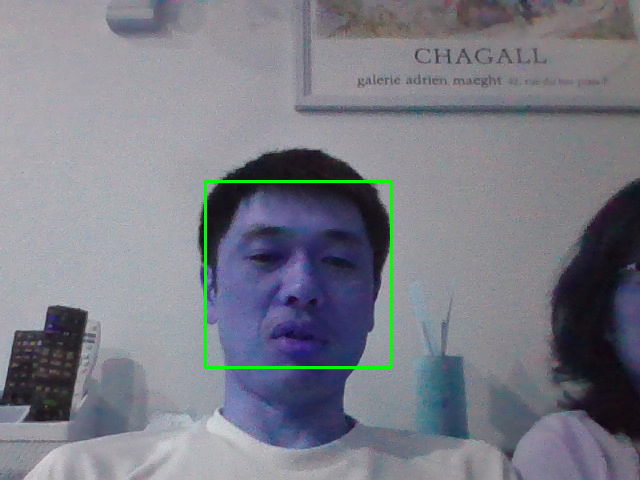
#> input picture tempFace.png, 640 x 480 px
$ python opencv_face_detection.py
#> lines starting #> are read from the running program, lines starting #| are printed output that depends on the picture
#OpenCV の顔認識

import cv2

OBJECT_NAME='tempFace.png'
face_cascade = cv2.CascadeClassifier('C:\ProgramData\Anaconda3\pkgs\libopencv-4.5.1-py37ha0199f4_0\Library\etc\haarcascades\haarcascade_frontalface_default.xml')

if __name__ == '__main__':
  print('start program')

  #f = open(OBJECT_NAME, "rb")
  #img = f.read()
  #f.close()
  img = cv2.imread(OBJECT_NAME)
#> img is the input picture: shape (480, 640, 3); mean B, G, R 134.3, 124.2, 122.4
  gray = cv2.cvtColor(img, cv2.COLOR_BGR2GRAY)
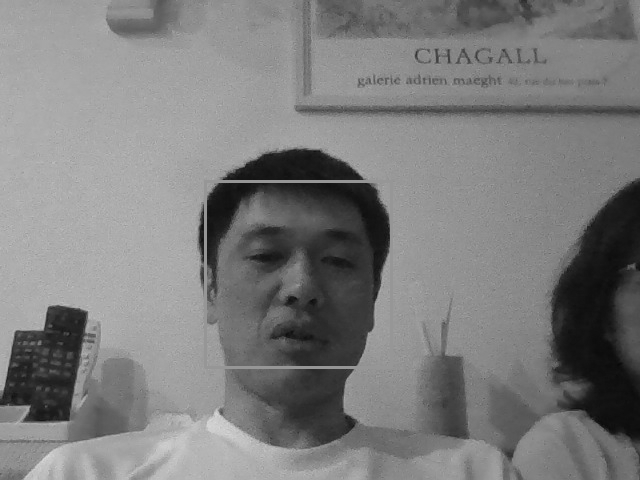
#> gray: shape (480, 640); min 8, max 217, mean 124.8
  faces = face_cascade.detectMultiScale(gray, scaleFactor=1.3, minNeighbors=5)
#> faces = [[205, 182, 185, 185]]
  for x, y, w, h in faces:
    print('x: '+ str(x) +', y:'+ str(y) +', w:'+ str(w) +', h:'+ str(h) +'')
    cv2.rectangle(img, (x, y), (x + w, y + h), (0, 255, 0), 2)
    cv2.imwrite(OBJECT_NAME,img)
#> this loop made 1 pass
#| x: 205, y:182, w:185, h:185
#> pass 1, `cv2.imwrite(OBJECT_NAME,img)`:
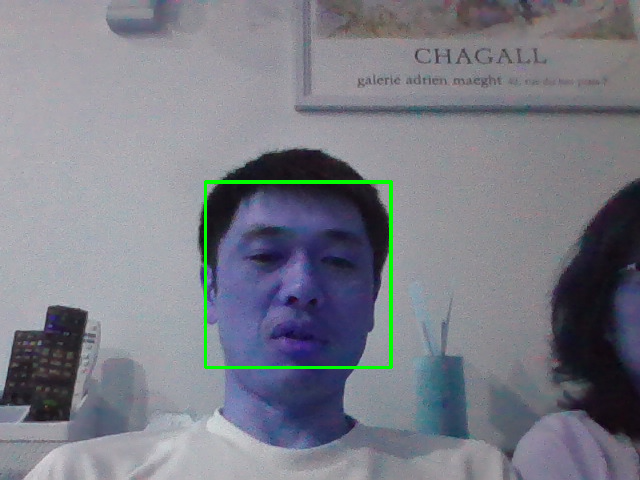
#> saved as tempFace.png: shape (480, 640, 3); mean B, G, R 134.2, 124.4, 122.2
